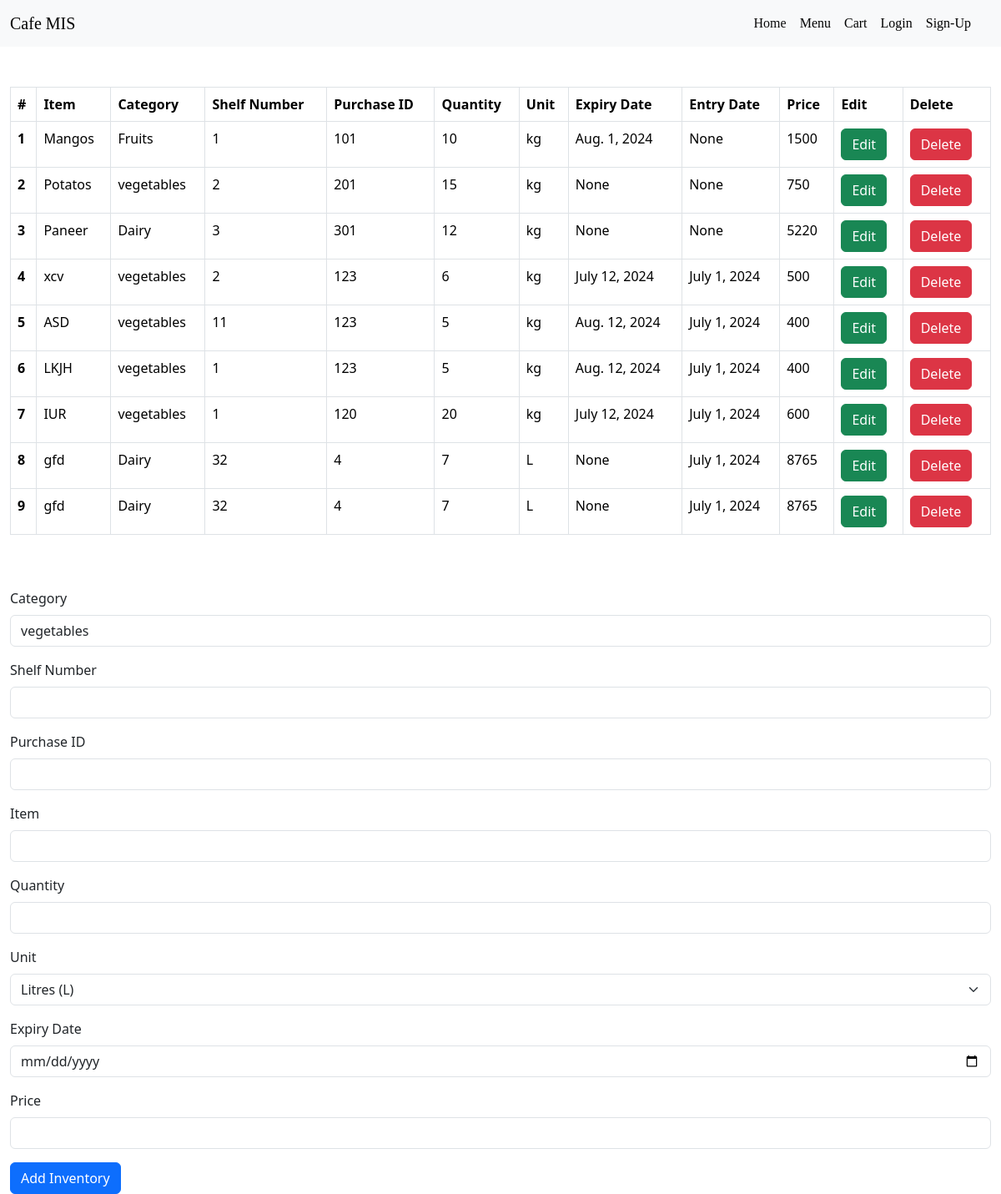
The app's page /inventory/add/, older data.
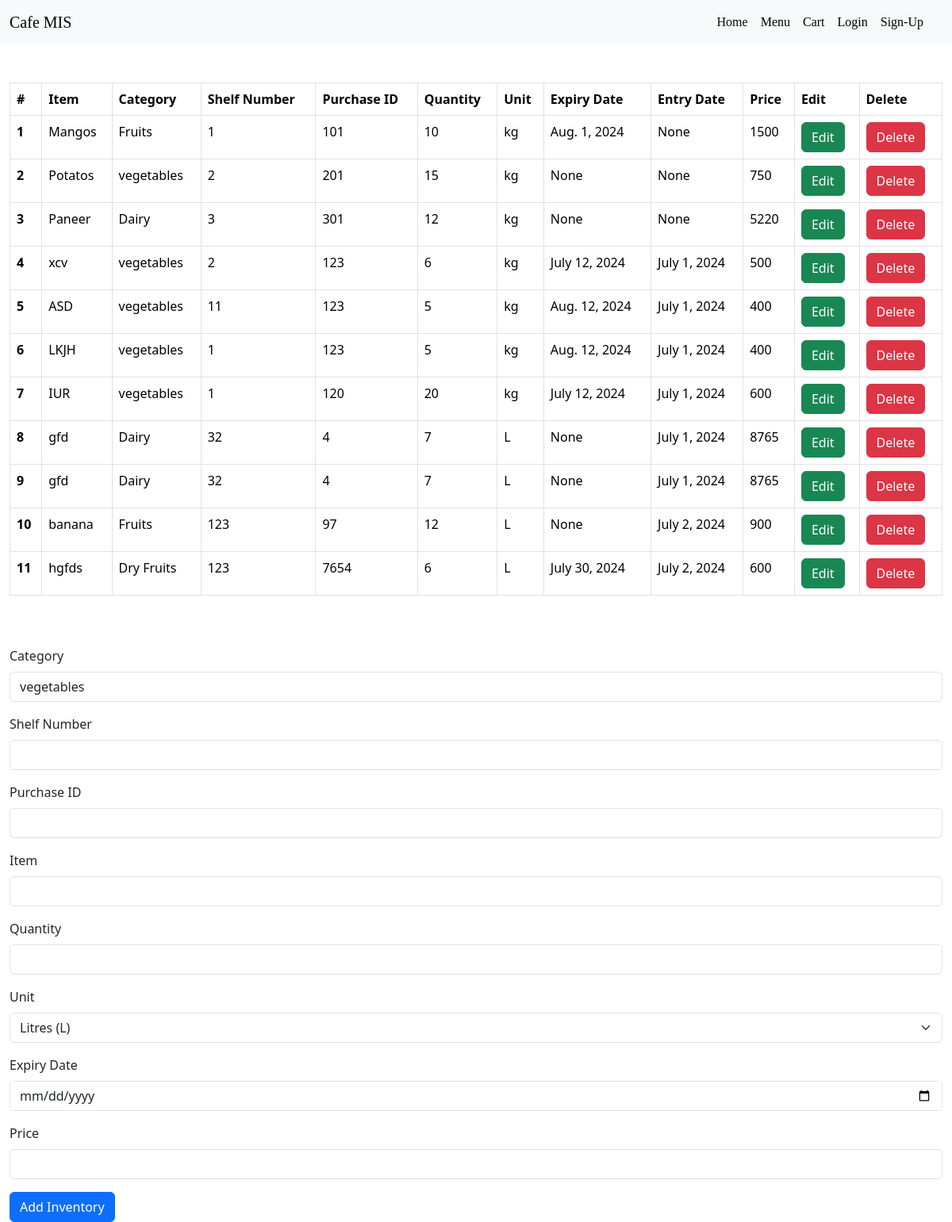
The same page, newer data.
### inventory/models.py (models this page shows)
class ainventory(models.Model):
    LITRES = 'L'
    MILLILITRES = 'mL'
    GRAMS = 'g'
    KILOGRAMS = 'kg'
    PACKETS = 'packets'
    UNIT_CHOICES = [
        (LITRES, 'Litres (L)'),
        (MILLILITRES, 'Millilitres (mL)'),
        (GRAMS, 'Grams (g)'),
        (KILOGRAMS, 'Kilograms (kg)'),
        (PACKETS, 'Packets'),
    ]
    inventory_category = models.ForeignKey(Icategory, on_delete=models.CASCADE, null=True, blank=True)
    shelf_number = models.IntegerField()
    purchase_id = models.IntegerField()
    item = models.CharField(max_length=50)
    quantity = models.IntegerField()
    unit = models.CharField(max_length=20, choices=UNIT_CHOICES)
    expiry_date = models.DateField(null=True)
    entry_date = models.DateField(auto_now_add=True,null=True)
    price = models.IntegerField()

class Icategory(models.Model):
    category_name = models.CharField(max_length=50, null=True, blank=True)

### inventory/views.py (the view, shortened to what this page needs)
# urls.py: path('add/', views.add_inventory, name='add_inventory'),
def add_inventory(request):
    inventory_items = ainventory.objects.all()
    categories = Icategory.objects.all()
    return render(request, 'inventory/add_inventory.html', {
        'inventory': inventory_items,
        'categories': categories,
        'unit_choices': ainventory.UNIT_CHOICES
    })

### template/inventory/add_inventory.html (shortened to what the changed rows need)
{% extends "customer/base.html" %}
{% load static %}
{% block page %}
<div class="container-fluid mt-5">
    <div class="row">
        <div class="col">
            <table class="table table-bordered">
                <thead>
                    <tr>
                        <th scope="col">#</th>
                        <th scope="col">Item</th>
                        <th scope="col">Category</th>
                        <th scope="col">Shelf Number</th>
                        <th scope="col">Purchase ID</th>
                        <th scope="col">Quantity</th>
                        <th scope="col">Unit</th>
                        <th scope="col">Expiry Date</th>
                        <th scope="col">Entry Date</th>
                        <th scope="col">Price</th>
                        <th scope="col">Edit</th>
                        <th scope="col">Delete</th>
                    </tr>
                </thead>
                <tbody>
                    {% for item in inventory %}
                    <tr>
                        <th scope="row">{{ item.id }}</th>
                        <td>{{ item.item }}</td>
                        <td>{{ item.inventory_category.category_name }}</td>
                        <td>{{ item.shelf_number }}</td>
                        <td>{{ item.purchase_id }}</td>
                        <td>{{ item.quantity }}</td>
                        <td>{{ item.unit }}</td>
                        <td>{{ item.expiry_date }}</td>
                        <td>{{ item.entry_date }}</td>
                        <td>{{ item.price }}</td>
                        <td>
                            <a href='/inventory/iupdate/{{item.id}}' class="btn btn-success">Edit</a>
                        </td>
                        <td>
                            <a href="/inventory/idelete/{{item.id}}" class="btn btn-danger">Delete</a>
                        </td>
                    </tr>
                    {% endfor %}
                </tbody>
            </table>
        </div>
    </div>
</div>
{% endblock page %}

Row changes from the older to the newer data that the page shows:
added ainventory: id "10", item "banana", inventory_category.category_name "Fruits", shelf_number "123", purchase_id "97", quantity "12", unit "L", expiry_date "None", entry_date "July 2, 2024", price "900"
added ainventory: id "11", item "hgfds", inventory_category.category_name "Dry Fruits", shelf_number "123", purchase_id "7654", quantity "6", unit "L", expiry_date "July 30, 2024", entry_date "July 2, 2024", price "600"
